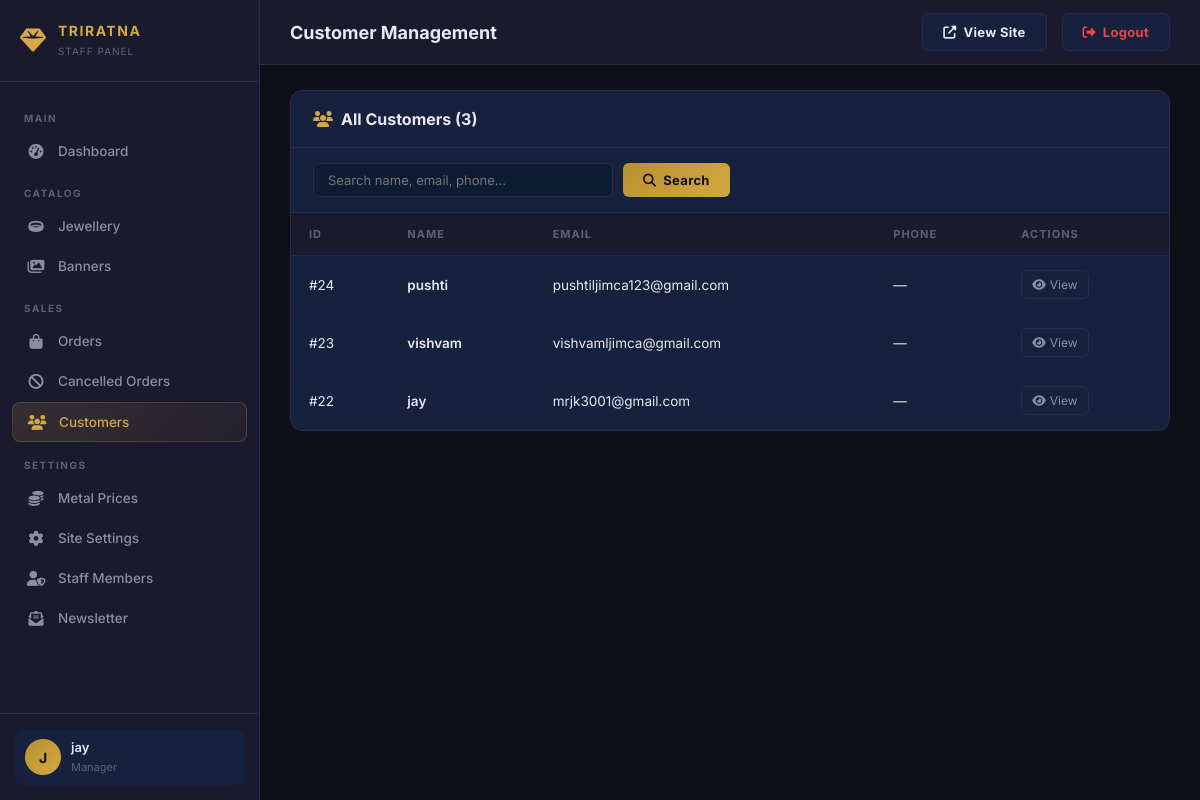
Page /staff-admin/customers/ (signed in) on the committed database.
### main/models.py (models this page shows, shortened)
class StaffUser(models.Model):
    ROLE_CHOICES = [
        ('manager', 'Manager'),
        ('sales', 'Sales Staff'),
        ('inventory', 'Inventory Staff'),
    ]
    name = models.CharField(max_length=100)
    email = models.EmailField(unique=True)
    password = models.CharField(max_length=255)
    role = models.CharField(max_length=20, choices=ROLE_CHOICES, default='sales')
    is_active = models.BooleanField(default=True)
    created_at = models.DateTimeField(auto_now_add=True)

class RegisterUser(models.Model):
    first_name = models.CharField(max_length=100,blank=True, null=True)
    last_name = models.CharField(max_length=100,blank=True, null=True)
    phone_number = models.CharField(max_length=15,blank=True, null=True)
    address = models.TextField(blank=True, null=True)
    email = models.EmailField(unique=True)
    password = models.CharField(max_length=255)

### main/staff_views.py (the view)
    def wrapper(request, *args, **kwargs):
        staff = get_staff_user(request)
        if not staff:
            messages.error(request, "Please login to access the admin panel.")
            return redirect('login')
        request.staff_user = staff
        return view_func(request, *args, **kwargs)

### main/staff_views.py (called while the page is built, shortened)
def get_staff_user(request):
    staff_id = request.session.get('staff_id')
    if staff_id:
        try:
            return StaffUser.objects.get(id=staff_id, is_active=True)
        except StaffUser.DoesNotExist:
            return None
    return None

def staff_required(view_func):
    def wrapper(request, *args, **kwargs):
        staff = get_staff_user(request)
        if not staff:
            messages.error(request, "Please login to access the admin panel.")
            return redirect('login')
        request.staff_user = staff
        return view_func(request, *args, **kwargs)
    return wrapper

@staff_required
def staff_customer_list(request):
    search = request.GET.get('search', '')
    customers = RegisterUser.objects.all().order_by('-id')
    context = {
        'active_page': 'customers',
        'staff': request.staff_user,
        'customers': customers,
        'search': search,
    }
    return render(request, 'staff_admin/customer_list.html', context)

### templates/staff_admin/customer_list.html (shortened to what this page needs)
{% extends 'staff_admin/base.html' %}
{% block page_title %}Customer Management{% endblock %}
{% block content %}
<div class="data-section">
    <div class="data-header">
        <h3><i class="fa-solid fa-users" style="color:var(--gold);margin-right:8px;"></i>All Customers ({{ customers|length }})</h3>
    </div>
    <form method="GET" class="data-filters" style="padding:15px 22px;border-bottom:1px solid var(--border);">
        <input type="text" name="search" placeholder="Search name, email, phone..." value="{{ search }}" style="min-width:300px;">
        <button type="submit" class="btn-search"><i class="fa-solid fa-search"></i> Search</button>
    </form>
    <table class="data-table">
        <thead>
            <tr>
                <th>ID</th>
                <th>Name</th>
                <th>Email</th>
                <th>Phone</th>
                <th>Actions</th>
            </tr>
        </thead>
        <tbody>
            {% for c in customers %}
            <tr>
                <td>#{{ c.id }}</td>
                <td style="font-weight:600;">{{ c.first_name }} {{ c.last_name|default:'' }}</td>
                <td>{{ c.email }}</td>
                <td>{{ c.phone_number|default:"—" }}</td>
                <td>
                    <div class="table-actions">
                        <a href="{% url 'staff_customer_detail' c.pk %}" title="View"><i class="fa-solid fa-eye"></i> View</a>
                    </div>
                </td>
            </tr>
            {% endfor %}
        </tbody>
    </table>
</div>
{% endblock %}

### templates/staff_admin/base.html (shortened to what this page needs)
{% load static %}
<!DOCTYPE html>
<html lang="en">
<head>
    <link rel="stylesheet" href="https://cdnjs.cloudflare.com/ajax/libs/font-awesome/6.5.1/css/all.min.css">
    <link rel="stylesheet" href="{% static 'css/staff_admin.css' %}?v=1.0">
</head>
<body>
    <div class="admin-layout">
        <aside class="admin-sidebar" id="adminSidebar">
            <div class="sidebar-brand">
                <i class="fa-solid fa-gem"></i>
                <div class="brand-text">
                    <h3>TRIRATNA</h3>
                    <span>Staff Panel</span>
                </div>
            </div>
            <nav class="sidebar-nav">
                <div class="nav-section-title">Main</div>
                <a href="{% url 'staff_dashboard' %}" class="nav-item {% if active_page == 'dashboard' %}active{% endif %}">
                    <i class="fa-solid fa-gauge-high"></i> Dashboard
                </a>
                <div class="nav-section-title">Catalog</div>
                <a href="{% url 'staff_jewellery_list' %}" class="nav-item {% if active_page == 'jewellery' %}active{% endif %}">
                    <i class="fa-solid fa-ring"></i> Jewellery
                </a>
                <a href="{% url 'staff_banner_list' %}" class="nav-item {% if active_page == 'banners' %}active{% endif %}">
                    <i class="fa-solid fa-images"></i> Banners
                </a>
                <div class="nav-section-title">Sales</div>
                <a href="{% url 'staff_order_list' %}" class="nav-item {% if active_page == 'orders' %}active{% endif %}">
                    <i class="fa-solid fa-bag-shopping"></i> Orders
                </a>
                <a href="{% url 'staff_cancelled_orders' %}" class="nav-item {% if active_page == 'cancelled' %}active{% endif %}">
                    <i class="fa-solid fa-ban"></i> Cancelled Orders
                </a>
                <a href="{% url 'staff_customer_list' %}" class="nav-item {% if active_page == 'customers' %}active{% endif %}">
                    <i class="fa-solid fa-users"></i> Customers
                </a>
                <div class="nav-section-title">Settings</div>
                <a href="{% url 'staff_metal_price' %}" class="nav-item {% if active_page == 'metal_price' %}active{% endif %}">
                    <i class="fa-solid fa-coins"></i> Metal Prices
                </a>
                <a href="{% url 'staff_site_settings' %}" class="nav-item {% if active_page == 'settings' %}active{% endif %}">
                    <i class="fa-solid fa-gear"></i> Site Settings
                </a>
                <a href="{% url 'staff_manage_list' %}" class="nav-item {% if active_page == 'staff' %}active{% endif %}">
                    <i class="fa-solid fa-user-shield"></i> Staff Members
                </a>
                <a href="{% url 'staff_newsletter_list' %}" class="nav-item {% if active_page == 'newsletter' %}active{% endif %}">
                    <i class="fa-solid fa-envelope-open-text"></i> Newsletter
                </a>
            </nav>
            <div class="sidebar-footer">
                <div class="sidebar-user">
                    <div class="user-avatar">{{ request.session.staff_name|first|upper }}</div>
                    <div class="user-info">
                        <h4>{{ request.session.staff_name }}</h4>
                        <span>{{ request.session.staff_role }}</span>
                    </div>
                </div>
            </div>
        </aside>
        <main class="admin-main">
            <header class="admin-header">
                <div style="display:flex;align-items:center;gap:12px;">
                    <h2 class="page-title">{% block page_title %}Dashboard{% endblock %}</h2>
                </div>
                <div class="header-actions">
                    <a href="{% url 'home' %}" class="action-btn btn-outline" target="_blank">
                        <i class="fa-solid fa-external-link-alt"></i> View Site
                    </a>
                    <a href="{% url 'staff_logout' %}" class="action-btn btn-outline" style="color:var(--accent-red);border-color:rgba(239,68,68,0.3);">
                        <i class="fa-solid fa-right-from-bracket"></i> Logout
                    </a>
                </div>
            </header>
            <div class="admin-content">
                {% block content %}{% endblock %}
            </div>
        </main>
    </div>
</body>
</html>

### rows in the picture
StaffUser: session.staff_role "Manager"
RegisterUser: id "24", first_name "pushti", email "pushtiljimca123@gmail.com", phone_number "—"
RegisterUser: id "23", first_name "vishvam", email "vishvamljimca@gmail.com", phone_number "—"
RegisterUser: id "22", first_name "jay", email "mrjk3001@gmail.com", phone_number "—"

### other values in the picture
{{ request.session.staff_name|first|upper }} "J"
{{ request.session.staff_name }} "jay"
{{ customers|length }} "3"
